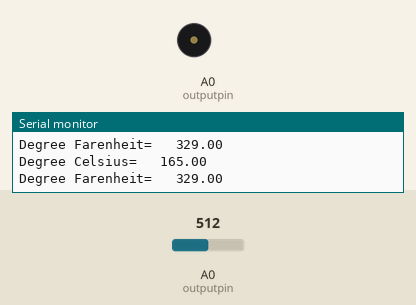
Recording of a sketch running on a simulated Arduino Uno, built with avr-gcc and run on an emulated ATmega328P. On the bench: buzzer (waves = sounding), the last lines printed to the serial monitor. The test bench sets the inputs (shaded band); at power-on: A0 (outputpin) = 512.

Above: at 2.8 s.
2.9 s: A0 (outputpin) set to 21
6.4 s: A0 (outputpin) set to 17
At 7.7 s:
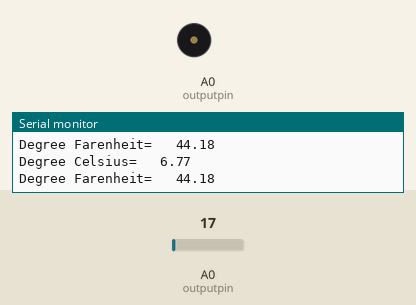
9.1 s: A0 (outputpin) set to 53
At 10.25 s:
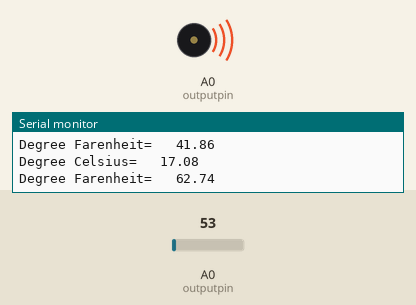
15.1 s: A0 (outputpin) set to 0
At 16.1 s:
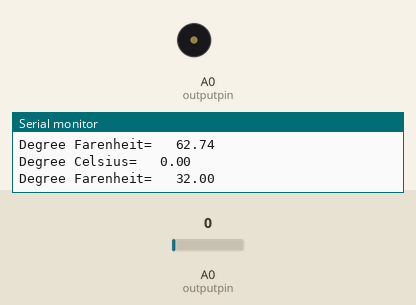
Timing chart, 0 to 18.1 s (numbered marks = the images above; inputs shaded):
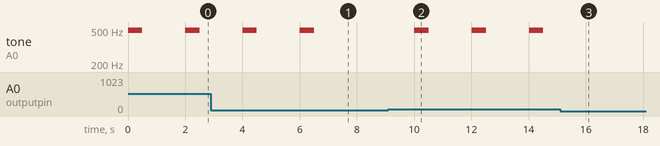

Measured:
- the behaviour switches between 19 and 18 on A0 (outputpin) (found by bisection; images 0 and 1)
- after the input at 6.4 s, tone on A0 (outputpin): goes on until 6.5 s, then stays silent
- after the input at 9.1 s, tone on A0 (outputpin): alternates 494 Hz for 0.50 s and silent for 1.5 s, starting after 0.91 s
- after the input at 15.1 s, tone on A0 (outputpin): stops changing and stays silent

The sketch:

exp3_modified.ino
```cpp
int outputpin = A0;
//this sets the ground pin to LOW and the input voltage pin to high
void setup ()
{
  Serial.begin(9600);
  //Setting the baud rate for Serial Monitor Communication
}

void loop() //main loop
{
  int analogValue = analogRead(outputpin);
  float millivolts = (analogValue/1024.0) * 3300; //3300 is the voltage provided by NodeMCU
  float celsius = millivolts/10;
  Serial.print("Degree Celsius=   ");
  Serial.println(celsius);

  //---------- Here is the calculation for Fahrenheit ----------//
  float fahrenheit = ((celsius * 9)/5 + 32);
  Serial.print("Degree Farenheit=   ");
  Serial.println(fahrenheit);
  if(fahrenheit>43)
  {
    tone(14,494,500);
    delay(1000);
  }
  delay(1000);
}
```
